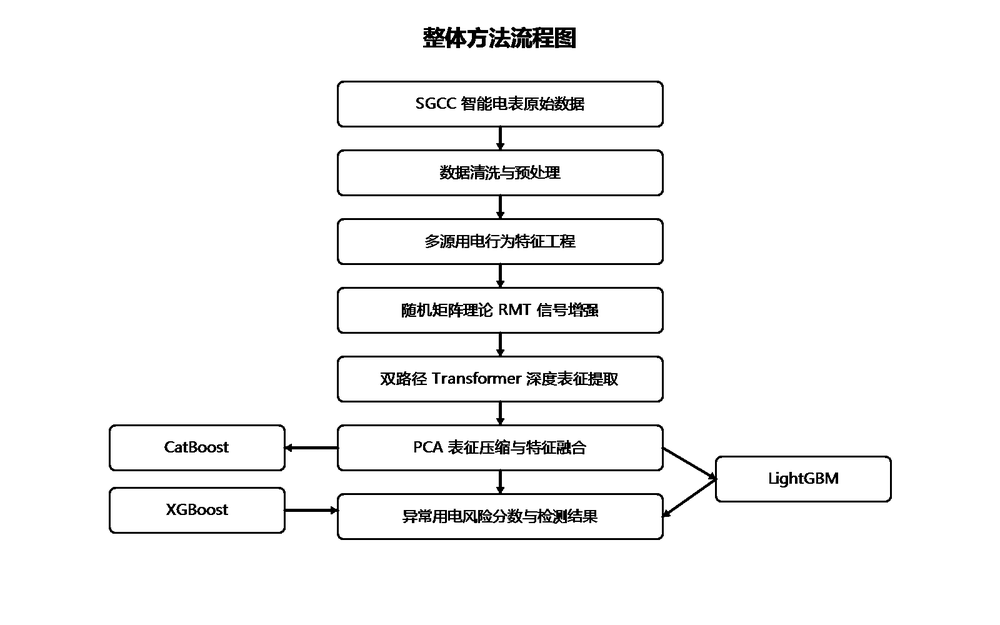
#> input picture results/patent_fig1_overall_flow_transparent.png, 1000 x 625 px, shrunk from 1600 x 1000 before the run
$ python remove_bg.py
#> lines starting #> are read from the running program, lines starting #| are printed output that depends on the picture; after the words box and inside, x2 and y2 are one past the last pixel; in counts of white or black regions, pixels touching at a corner belong together
from pathlib import Path
from PIL import Image
import numpy as np

FILES = [
    "patent_fig1_overall_flow_transparent.png",
    "patent_fig2_feature_engineering_transparent.png",
    "patent_fig3_rmt_module_transparent.png",
    "patent_fig4_dual_path_transformer_transparent.png",
    "patent_fig5_fusion_ensemble_transparent.png",
]

def process(path: Path):
    img = Image.open(path).convert("RGBA")
#> img is the input picture: PIL image 1000x625 RGBA; mean R, G, B, A 0, 0, 0, 10.1
    arr = np.array(img)
    visible = arr[..., 3] > 0
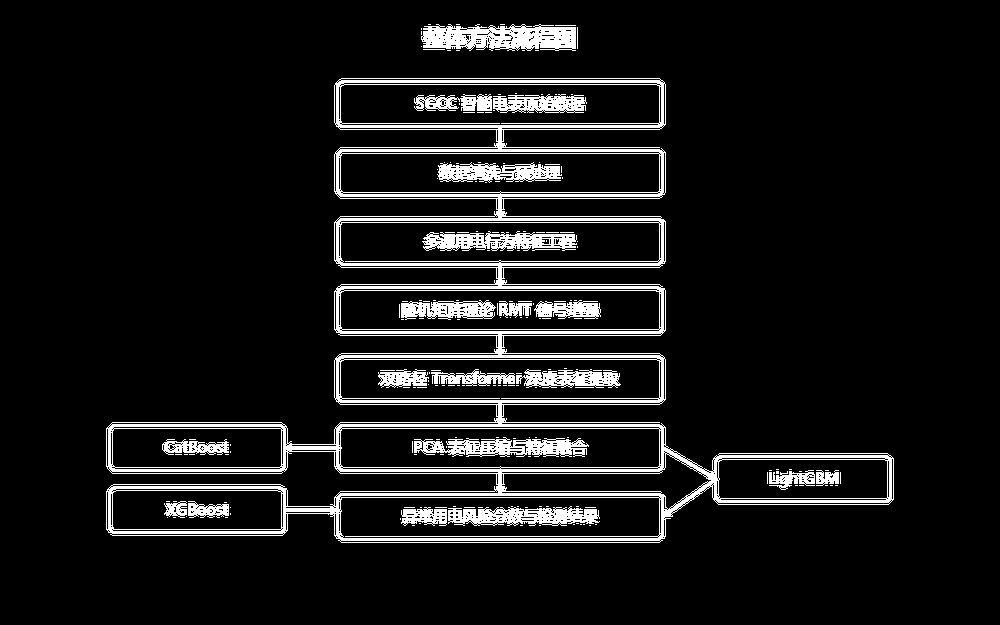
#> visible: shape (625, 1000) bool; 8.9% white; 188 white regions (164 under 20 px), largest, box (x1, y1, x2, y2) and area: (106, 78, 894, 543) 34249, (421, 24, 576, 51) 3077, (414, 437, 589, 457) 2125
    arr[visible, 0] = 0
    arr[visible, 1] = 0
    arr[visible, 2] = 0
    Image.fromarray(arr).save(path)
    print(f"updated {path.name}")

def main():
    base = Path(__file__).parent
    for name in FILES:
        process(base / name)
#> pass 2 of the loop in main, `for name in FILES:`:
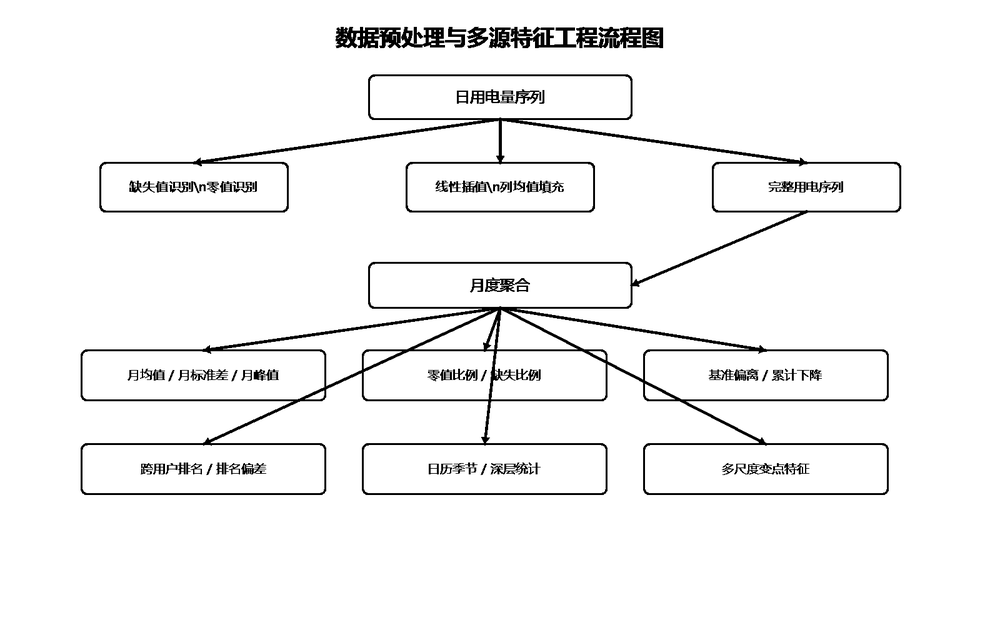
#> input picture results/patent_fig2_feature_engineering_transparent.png, 1000 x 625 px, shrunk from 1600 x 1000 before the run
#> in process, img is the input picture: PIL image 1000x625 RGBA; mean R, G, B, A 0, 0, 0, 11.5
#> in process (call 2), `visible = arr[..., 3] > 0`:
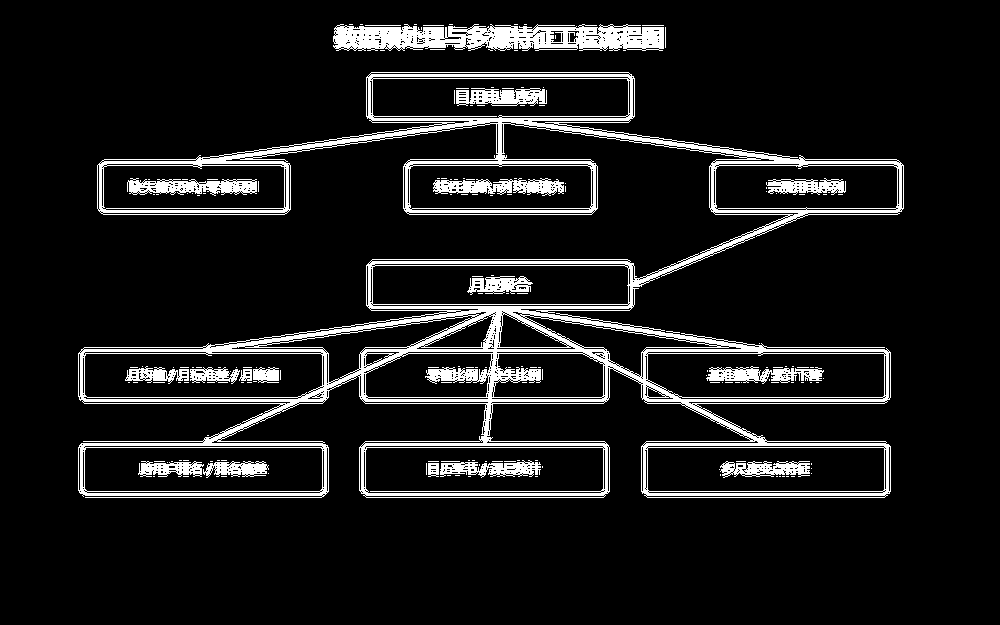
#> visible: shape (625, 1000) bool; 10% white; 175 white regions (154 under 20 px), largest, box (x1, y1, x2, y2) and area: (78, 72, 904, 498) 43052, (333, 24, 664, 51) 6542, (127, 178, 257, 196) 1456
#> pass 3 of the loop in main, `for name in FILES:`:
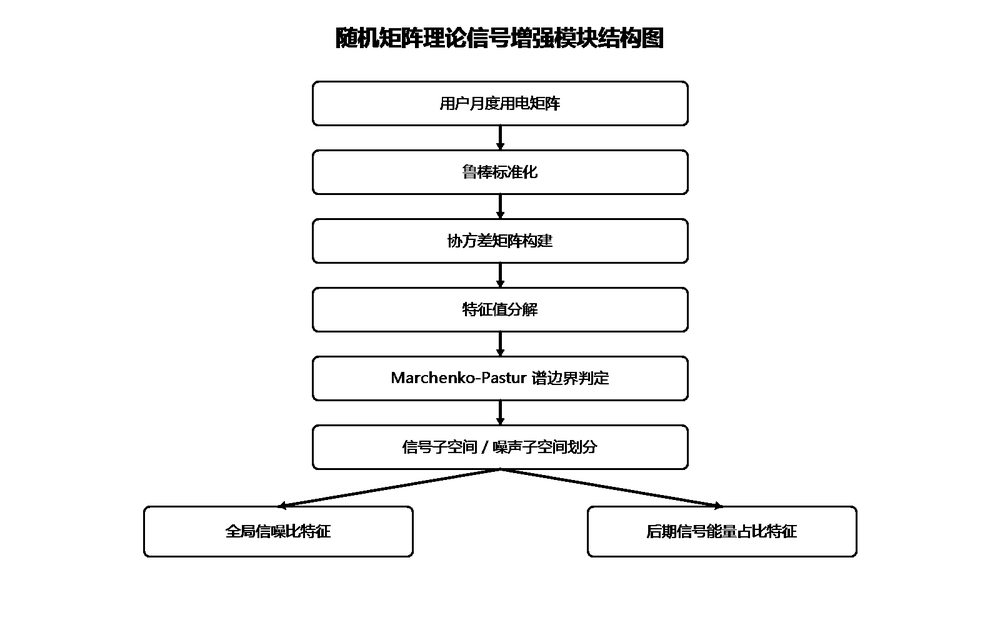
#> input picture results/patent_fig3_rmt_module_transparent.png, 1000 x 625 px, shrunk from 1600 x 1000 before the run
#> in process, img is the input picture: PIL image 1000x625 RGBA; mean R, G, B, A 0, 0, 0, 10
#> in process (call 3), `visible = arr[..., 3] > 0`:
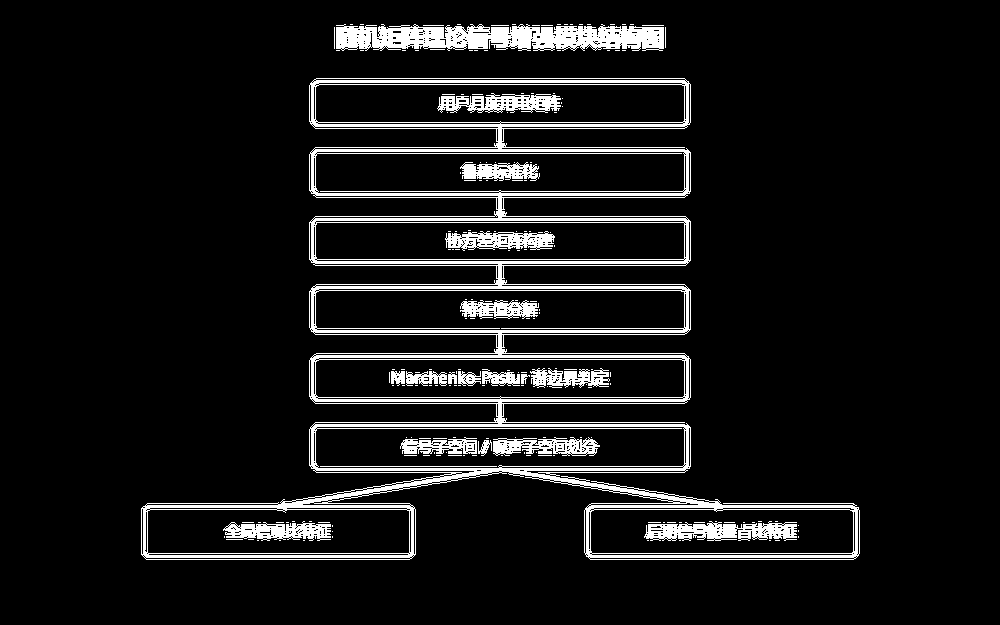
#> visible: shape (625, 1000) bool; 8.7% white; 188 white regions (165 under 20 px), largest, box (x1, y1, x2, y2) and area: (141, 78, 860, 560) 34012, (336, 24, 664, 51) 6638, (644, 521, 797, 541) 2025
#> the loop made 5 passes; the first 3 are shown

if __name__ == "__main__":
    main()
